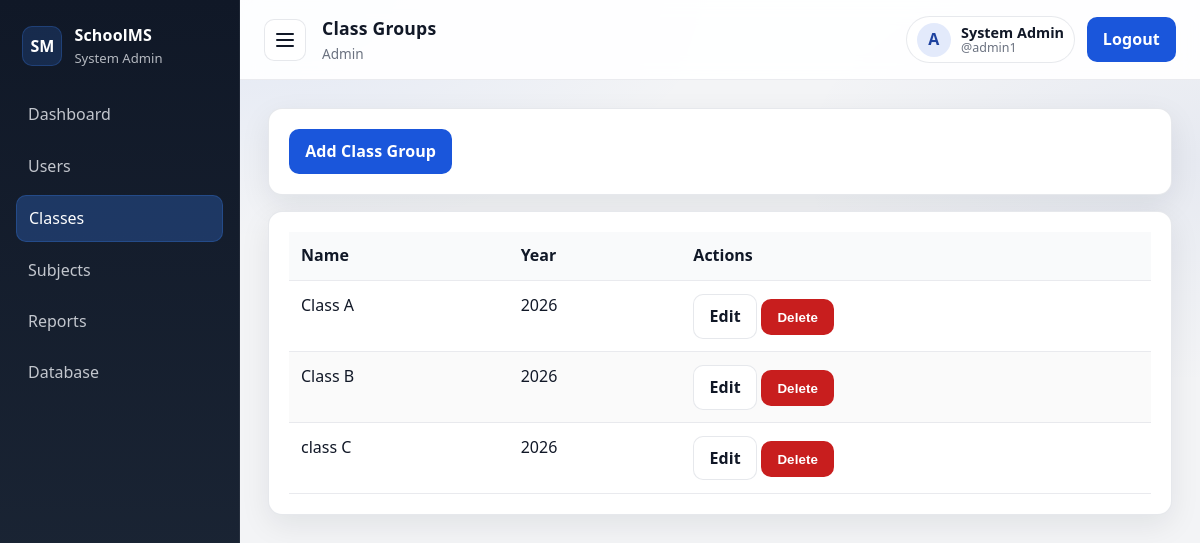
The page /admin-panel/classes/ (signed in) on the database its author committed.
### accounts/models.py (models this page shows, shortened)
class User(AbstractUser):
    ROLES = [
        ('admin', 'Administrator'),
        ('teacher', 'Teacher'),
        ('student', 'Student'),
        ('parent', 'Parent'),
    ]
    role = models.CharField(max_length=20, choices=ROLES, default='student')

class ClassGroup(models.Model):
    name = models.CharField(max_length=50)
    year = models.IntegerField(default=2026)

### accounts/decorators.py (the view)
        def _wrapped_view(request, *args, **kwargs):
            if not request.user.is_authenticated:
                return redirect('login')
            if getattr(request.user, 'is_superuser', False):
                return view_func(request, *args, **kwargs)
            if request.user.role not in allowed_roles:
                return redirect('login')
            return view_func(request, *args, **kwargs)

### accounts/views.py (called while the page is built)
@login_required
@role_required('admin')
def class_list_view(request):
    classes = ClassGroup.objects.all().order_by('-year', 'name')
    return render(request, 'admin_panel/classes.html', {'classes': classes})

### templates/admin_panel/classes.html (shortened to what this page needs)
{% extends 'base_dashboard.html' %}
{% block page_title %}Class Groups{% endblock %}
{% block content %}
<div class="card"><a class="btn btn-primary" href="{% url 'admin_class_add' %}">Add Class Group</a></div>
<div class="card">
    <table class="table">
        <thead><tr><th>Name</th><th>Year</th><th>Actions</th></tr></thead>
        <tbody>
        {% for c in classes %}
        <tr>
            <td>{{ c.name }}</td>
            <td>{{ c.year }}</td>
            <td>
                <a class="btn btn-secondary" href="{% url 'admin_class_edit' c.id %}">Edit</a>
                <form method="post" action="{% url 'admin_class_delete' c.id %}" class="inline-form">
                    <button class="btn btn-danger js-delete-confirm" type="submit">Delete</button>
                </form>
            </td>
        </tr>
        {% endfor %}
        </tbody>
    </table>
</div>
{% endblock %}

### templates/base_dashboard.html (shortened to what this page needs)
{% load static %}
<!DOCTYPE html>
<html lang="en">
<head>
    <link rel="stylesheet" href="{% static 'css/style.css' %}">
</head>
<body>
<div class="layout">
    <aside class="sidebar" id="sidebar">
        <div class="logo">
            <div class="logo-mark">SM</div>
            <div class="logo-text">
                <div class="logo-title">SchoolMS</div>
                <div class="logo-subtitle">{{ user.get_full_name|default:user.username }}</div>
            </div>
        </div>
        <nav>
            {% if user.role == 'admin' or user.is_superuser or user.is_staff %}
            <a class="{% if request.path == '/admin-panel/' %}active{% endif %}" href="{% url 'admin_panel_dashboard' %}">Dashboard</a>
            <a class="{% if request.path|slice:':18' == '/admin-panel/users' %}active{% endif %}" href="{% url 'admin_users' %}">Users</a>
            <a class="{% if request.path|slice:':20' == '/admin-panel/classes' %}active{% endif %}" href="{% url 'admin_classes' %}">Classes</a>
            <a class="{% if request.path|slice:':21' == '/admin-panel/subjects' %}active{% endif %}" href="{% url 'admin_subjects' %}">Subjects</a>
            <a class="{% if request.path|slice:':20' == '/admin-panel/reports' %}active{% endif %}" href="{% url 'admin_reports' %}">Reports</a>
            <a href="http://localhost/phpmyadmin/" target="_blank" rel="noopener noreferrer">Database</a>
            {% endif %}
        </nav>
    </aside>
    <section class="main">
        <header class="topbar">
            <div class="topbar-left">
                <button class="icon-btn" id="sidebar-toggle" type="button" aria-label="Toggle sidebar">
                    <span class="hamburger"></span>
                </button>
                <div class="topbar-title">
                    <h1>{% block page_title %}Dashboard{% endblock %}</h1>
                    <div class="topbar-meta">
                        {% if user.is_superuser or user.is_staff %}Admin{% else %}{{ user.role|title }}{% endif %}
                    </div>
                </div>
            </div>
            <div class="topbar-right">
                <div class="user-pill">
                    <div class="avatar" aria-hidden="true">{{ user.username|slice:":1"|upper }}</div>
                    <div class="user-pill-text">
                        <div class="user-name">{{ user.get_full_name|default:user.username }}</div>
                        <div class="user-username">@{{ user.username }}</div>
                    </div>
                </div>
                <a class="btn btn-primary" href="{% url 'logout' %}">Logout</a>
            </div>
        </header>
        <div class="content-wrap">
            {% block content %}{% endblock %}
        </div>
    </section>
</div>
</body>
</html>

### rows shown on the page
User: get_full_name "System Admin", username "A", username "admin1"
ClassGroup: name "Class A", year "2026"
ClassGroup: name "Class B", year "2026"
ClassGroup: name "class C", year "2026"
